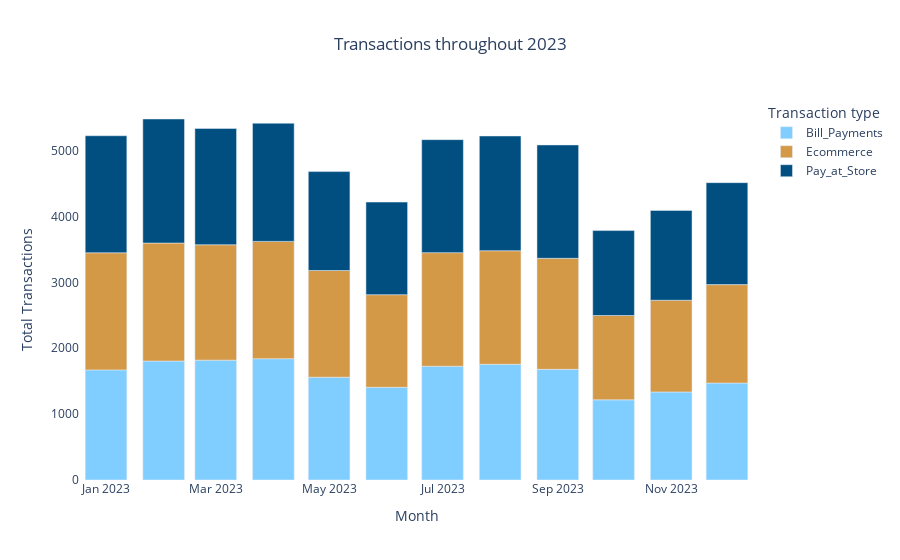

The code cell stored with this chart in its notebook:
### Markdown cell above
# Analyzing transactions

### Code cell
monthly_txns = data.groupby(['txn_month','txn_type'])['txn_ID'].nunique().reset_index()
monthly_txns['txn_month'] = monthly_txns['txn_month'].astype(str)

colors = {'Pay_at_Store': '#004F80', 'Ecommerce': '#D49947', 'Bill_Payments': '#80CEFF'}

fig = px.bar(monthly_txns, 
             x='txn_month', 
             y='txn_ID', 
             color='txn_type',
             color_discrete_map= colors,
             labels={'txn_month': 'Month', 'txn_ID': 'Total Transactions', 'txn_type': 'Transaction type'},
             title='Transactions throughout 2023')

fig.update_layout(
    plot_bgcolor='white',
    paper_bgcolor='white',
    title_x = 0.5
)

fig.show()

### Figure 1 — Plotly figure (JSON) as saved in the notebook; plotly's stock layout.template omitted (floating-point values rounded to 4 significant figures)
{"data": [{"alignmentgroup": "True", "hovertemplate": "Transaction type=Bill_Payments<br>Month=%{x}<br>Total Transactions=%{y}<extra></extra>", "legendgroup": "Bill_Payments", "marker": {"color": "#80CEFF", "pattern": {"shape": ""}}, "name": "Bill_Payments", "offsetgroup": "Bill_Payments", "orientation": "v", "showlegend": true, "textposition": "auto", "type": "bar", "x": ["2023-01", "2023-02", "2023-03", "2023-04", "2023-05", "2023-06", "2023-07", "2023-08", "2023-09", "2023-10", "2023-11", "2023-12"], "xaxis": "x", "y": [1671, 1805, 1819, 1841, 1560, 1406, 1726, 1756, 1679, 1217, 1336, 1471], "yaxis": "y"}, {"alignmentgroup": "True", "hovertemplate": "Transaction type=Ecommerce<br>Month=%{x}<br>Total Transactions=%{y}<extra></extra>", "legendgroup": "Ecommerce", "marker": {"color": "#D49947", "pattern": {"shape": ""}}, "name": "Ecommerce", "offsetgroup": "Ecommerce", "orientation": "v", "showlegend": true, "textposition": "auto", "type": "bar", "x": ["2023-01", "2023-02", "2023-03", "2023-04", "2023-05", "2023-06", "2023-07", "2023-08", "2023-09", "2023-10", "2023-11", "2023-12"], "xaxis": "x", "y": [1777, 1791, 1751, 1780, 1619, 1406, 1724, 1723, 1685, 1279, 1392, 1494], "yaxis": "y"}, {"alignmentgroup": "True", "hovertemplate": "Transaction type=Pay_at_Store<br>Month=%{x}<br>Total Transactions=%{y}<extra></extra>", "legendgroup": "Pay_at_Store", "marker": {"color": "#004F80", "pattern": {"shape": ""}}, "name": "Pay_at_Store", "offsetgroup": "Pay_at_Store", "orientation": "v", "showlegend": true, "textposition": "auto", "type": "bar", "x": ["2023-01", "2023-02", "2023-03", "2023-04", "2023-05", "2023-06", "2023-07", "2023-08", "2023-09", "2023-10", "2023-11", "2023-12"], "xaxis": "x", "y": [1776, 1882, 1764, 1792, 1501, 1405, 1715, 1741, 1720, 1289, 1362, 1547], "yaxis": "y"}], "layout": {"barmode": "relative", "legend": {"title": {"text": "Transaction type"}, "tracegroupgap": 0}, "paper_bgcolor": "white", "plot_bgcolor": "white", "title": {"text": "Transactions throughout 2023", "x": 0.5}, "xaxis": {"anchor": "y", "domain": [0, 1], "title": {"text": "Month"}}, "yaxis": {"anchor": "x", "domain": [0, 1], "title": {"text": "Total Transactions"}}}}
